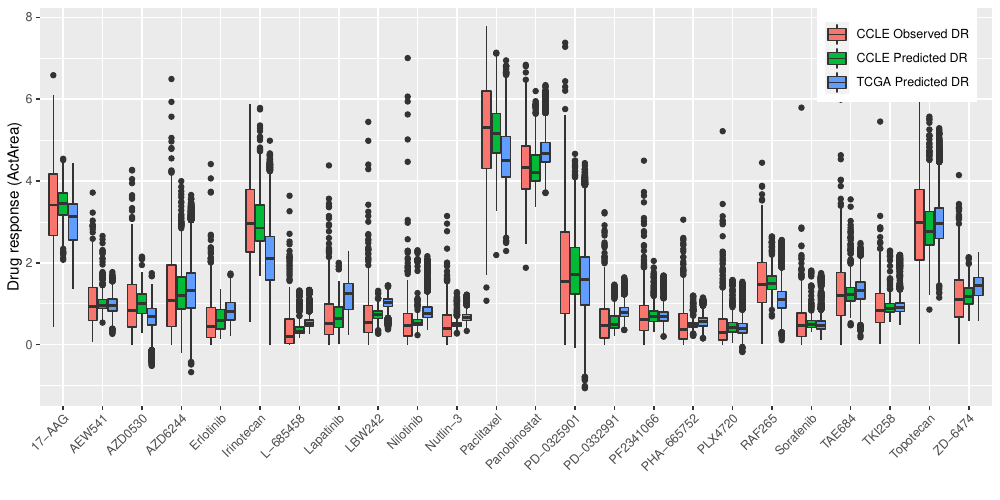

This figure's R source:
##############################################################################################################
### For Figure 3A
setwd("/path/to/VAEN/Figure/Figure3")

### load dr.ccle.models
load("../../result.EN/dr.CCLE/dr.CCLE.A.models.RData")
drugs = names(dr.ccle.models)

TCGA.pred = read.table("../../result.EN/dr.CCLE/VAEN_CCLE.A.pred_TCGA.txt", header=T, as.is=T, sep="\t")

#####################
dr.ccle.mat = c()
for(kdrug in 1:length(drugs)){
	drug = drugs[kdrug]
	
	dr.ccle.models[[ drug ]] -> res.list
	Ys = res.list$Ys
	
	which(Ys[,1]!=-9) -> ii
	Ys = Ys[ii, ]
	dr.ccle.mat = rbind(dr.ccle.mat, cbind(drug = drug, sample = rownames(Ys), ActArea = Ys[,1], grp="CCLE Observed DR") )
	dr.ccle.mat = rbind(dr.ccle.mat, cbind(drug = drug, sample = rownames(Ys), ActArea = Ys[,2], grp="CCLE Predicted DR") )
	
	TCGA.drug.name = gsub("-", ".", drug)
	if(drug == "17-AAG")TCGA.drug.name = "X17.AAG"
	cur.drug.TCGA.pred = TCGA.pred[, TCGA.drug.name]
	dr.ccle.mat = rbind(dr.ccle.mat, cbind(drug = drug, sample = gsub("-",".",TCGA.pred[,1]), ActArea = cur.drug.TCGA.pred, grp="TCGA Predicted DR") )
}

#########################

new.mat = as.data.frame(dr.ccle.mat)
rownames(new.mat) = NULL
new.mat[,3] = as.numeric(as.character(new.mat[,3]))
write.table(new.mat, file="Figure3A.txt", row.names=F, quote=F, sep="\t")

pdf("3A.pdf", width=10, height=5)
g = ggplot(aes(y = ActArea, x = drug, fill = grp), data = new.mat) + geom_boxplot() + 
  theme(axis.text.x = element_text(angle = 45, hjust = 1), legend.position = c(0.9, 0.9)) + 
  xlab("") + ylab("Drug response (ActArea)") +
  guides(fill=guide_legend(title=""))
print(g)
dev.off()


